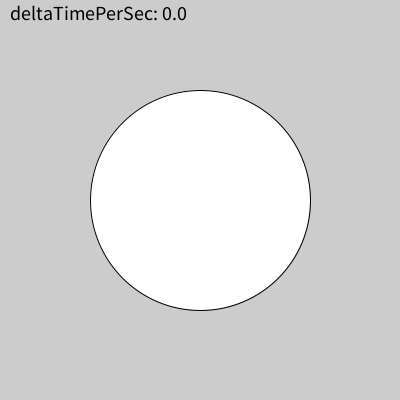
Frame 1 (no input)
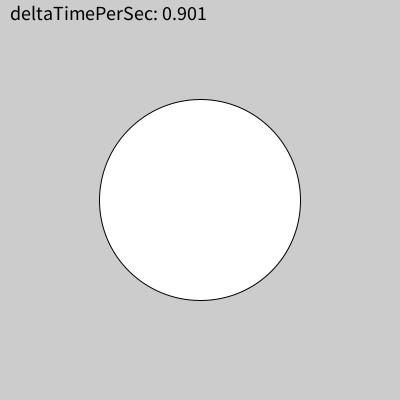
Frame 60 (the mouse pressed at the canvas centre just before this capture)
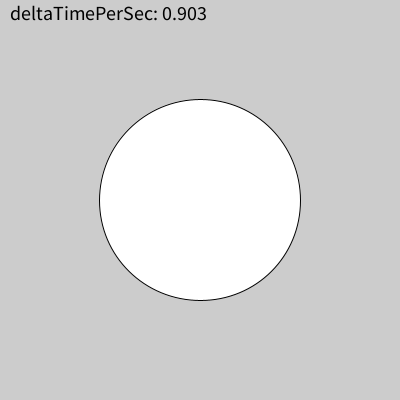
Frame 120 (the mouse held since frame 60 and released just before this capture)

The Processing sketch that drew these frames (run headless with seeded random() and noise(); from frame 60 on, the mouse is pressed at the canvas centre):

// Processing sketch: sk_anim_circle_size_per_sec
// ── sk_anim_circle_size_per_sec.pde
int secondCurrent;     // 現在の秒（0~59）
int secondPrev;        // 前フレームの秒（0~59）
float millisPrevSec;   // プログラム開始から前回の秒が変わった時までの経過時間（ミリ秒）

void setup()
{
  size( 400, 400 );
  frameRate( 30 );
  millisPrevSec = 0;
}

void draw()
{
  background( 204 );
  
  // === Time Update ===
  int secondCurrent = second();    // 現在の秒（0~60）
  float millisCurrent = millis();  // プログラムの開始から現在までの経過時間（ミリ秒）
  
  if( secondCurrent != secondPrev )
  {
    millisPrevSec = millis();
  }
  
  // 前回の描画切り替わってから現在までの経過時間（秒,0~1）
  float deltaTimePerSec = ( millisCurrent - millisPrevSec ) / 1000;
  
  // === アニメーションを記述 ===
  
  // １秒周期で大きさが変わる正円
  float fSize = 120 + 100 * cos( radians( 360 * deltaTimePerSec ) );
  fill( 255 );
  circle( 200, 200, fSize );
  
  // 時間をデバッグ表示
  fill( 0 );
  textSize(20);
  text( "deltaTimePerSec: " + deltaTimePerSec, 10, 20 );
  
  // === Time Update ===
  secondPrev = secondCurrent;
}
